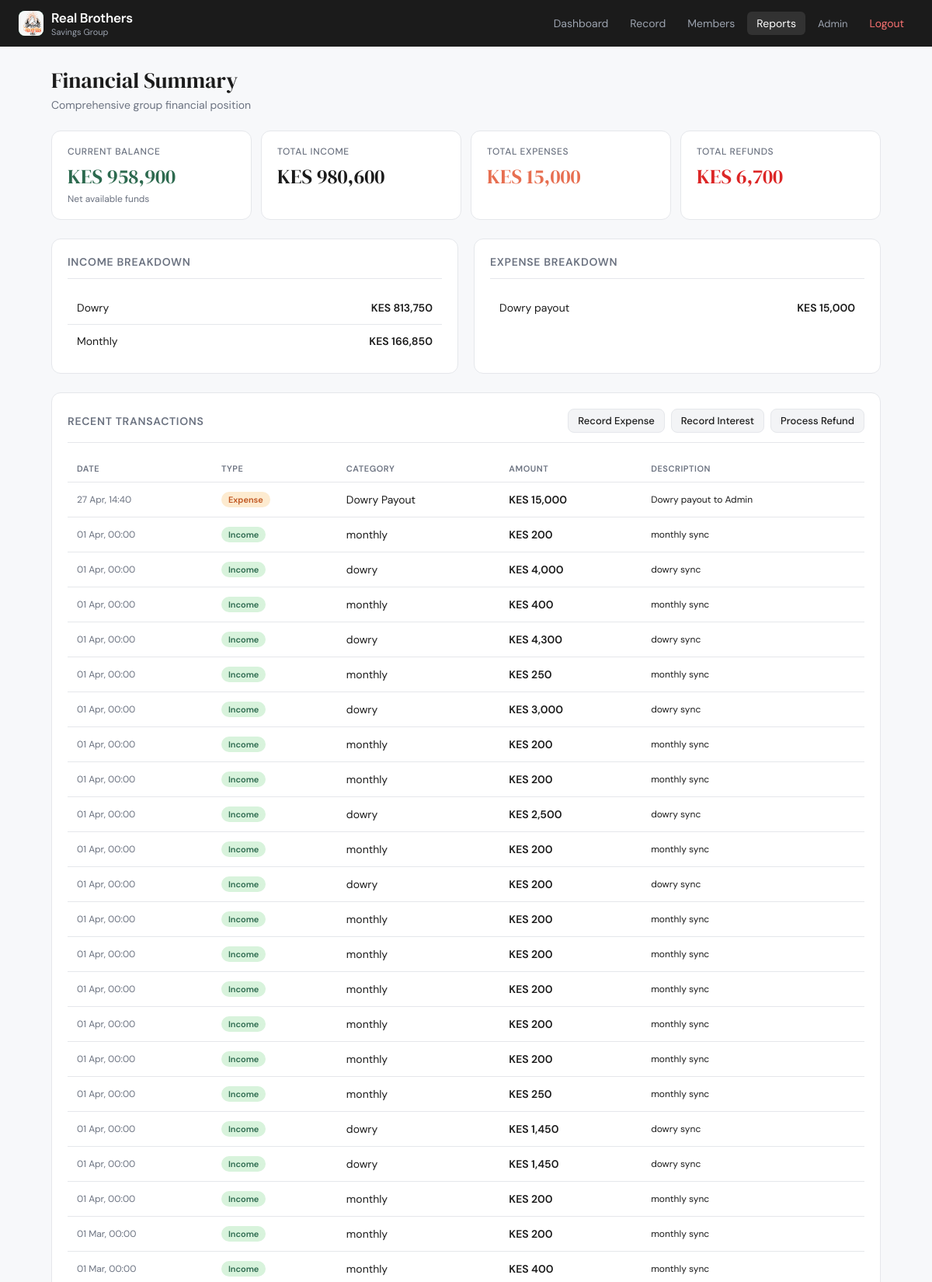
The page /admin/financials (signed in, upper part) on the database its author committed.
### app.py (models this page shows)
class Transaction(db.Model):
    __tablename__ = 'transactions'
    id = db.Column(db.Integer, primary_key=True)
    type = db.Column(db.String(20), nullable=False) # Income, Expense, Refund
    category = db.Column(db.String(50)) # monthly, dowry_payout, interest, etc.
    amount = db.Column(db.Float, nullable=False)
    description = db.Column(db.String(200))
    reference_id = db.Column(db.Integer) # ID of the specific record (Payment ID, Expense ID, etc.)
    timestamp = db.Column(db.DateTime, default=datetime.utcnow)

### app.py (the view)
@app.route('/admin/financials')
@admin_required
def reports():
    fins = get_financial_summary()
    transactions = Transaction.query.order_by(Transaction.timestamp.desc()).limit(50).all()
    return render_template('financials.html', fins=fins, transactions=transactions)

### app.py (called while the page is built)
def admin_required(f):
    @wraps(f)
    def decorated(*args, **kwargs):
        if 'user_id' not in session: return redirect(url_for('login'))
        if session.get('role') != 'admin':
            flash('Admin access required.', 'error')
            return redirect(url_for('dashboard'))
        return f(*args, **kwargs)
    return decorated

### templates/financials.html (shortened to what this page needs)
{% extends "base.html" %}
{% block content %}
<h1 class="page-title">Financial Summary</h1>
<p class="page-sub">Comprehensive group financial position</p>
<div class="stat-grid">
  <div class="stat-card">
    <div class="stat-label">Current Balance</div>
    <div class="stat-value green">KES {{ "{:,.0f}".format(fins.current_balance) }}</div>
    <div class="stat-sub">Net available funds</div>
  </div>
  <div class="stat-card">
    <div class="stat-label">Total Income</div>
    <div class="stat-value">KES {{ "{:,.0f}".format(fins.total_income) }}</div>
  </div>
  <div class="stat-card">
    <div class="stat-label">Total Expenses</div>
    <div class="stat-value amber">KES {{ "{:,.0f}".format(fins.total_expenses) }}</div>
  </div>
  <div class="stat-card">
    <div class="stat-label">Total Refunds</div>
    <div class="stat-value red" style="color:#DC2626;">KES {{ "{:,.0f}".format(fins.total_refunds) }}</div>
  </div>
</div>
<div style="display:grid; grid-template-columns: 1fr 1fr; gap:20px; margin-bottom:24px;">
  <div class="card">
    <div class="card-header"><span class="card-title">Income Breakdown</span></div>
    <table>
      {% for cat, amt in fins.income_breakdown.items() %}
      <tr><td>{{ cat|capitalize }}</td><td style="text-align:right; font-weight:600;">KES {{ "{:,.0f}".format(amt) }}</td></tr>
      {% endfor %}
    </table>
  </div>
  <div class="card">
    <div class="card-header"><span class="card-title">Expense Breakdown</span></div>
    <table>
      {% for cat, amt in fins.expense_breakdown.items() %}
      <tr><td>{{ cat|capitalize }}</td><td style="text-align:right; font-weight:600;">KES {{ "{:,.0f}".format(amt) }}</td></tr>
      {% endfor %}
    </table>
  </div>
</div>
<div class="card">
  <div class="card-header">
    <span class="card-title">Recent Transactions</span>
    <div style="display:flex; gap:8px;">
      <a href="{{ url_for('record_expense') }}" class="btn btn-secondary btn-sm">Record Expense</a>
      <a href="{{ url_for('record_interest') }}" class="btn btn-secondary btn-sm">Record Interest</a>
      <a href="{{ url_for('process_refund') }}" class="btn btn-secondary btn-sm">Process Refund</a>
    </div>
  </div>
  <div class="table-wrap">
    <table>
      <thead><tr><th>Date</th><th>Type</th><th>Category</th><th>Amount</th><th>Description</th></tr></thead>
      <tbody>
      {% for t in transactions %}
      <tr>
        <td style="font-size:12px; color:#6B7280;">{{ t.timestamp.strftime('%d %b, %H:%M') }}</td>
        <td><span class="badge {{ 'badge-green' if t.type=='Income' else 'badge-amber' if t.type=='Expense' else 'badge-red' }}">{{ t.type }}</span></td>
        <td>{{ t.category }}</td>
        <td style="font-weight:600;">KES {{ "{:,.0f}".format(t.amount) }}</td>
        <td style="font-size:12px;">{{ t.description }}</td>
      </tr>
      {% endfor %}
      </tbody>
    </table>
  </div>
</div>
{% endblock %}

### templates/base.html (style rules this page uses)
:root { --green: #2D6A4F; --green-light: #52B788; --green-pale: #D8F3DC; --amber: #E76F51; --amber-pale: #FDEBD0; --gold: #F4A261; --dark: #1B1B1B; --gray: #6B7280; --gray-light: #F3F4F6; --border: #E5E7EB; --white: #FFFFFF; --radius: 12px; --radius-sm: 8px; }
* { box-sizing: border-box; margin: 0; padding: 0; }
body { font-family: 'DM Sans', sans-serif; background: #F7F8FA; color: var(--dark); min-height: 100vh; }
h1, h2, h3 { font-family: 'DM Serif Display', serif; font-weight: 400; }
a { color: var(--green); text-decoration: none; }
.page-title { font-size: 28px; color: var(--dark); margin-bottom: 4px; }
.page-sub { color: var(--gray); font-size: 14px; margin-bottom: 24px; }
.card { background: var(--white); border-radius: var(--radius); border: 1px solid var(--border); padding: 20px; }
.card-header { display: flex; align-items: center; justify-content: space-between; margin-bottom: 16px; padding-bottom: 12px; border-bottom: 1px solid var(--border); }
.card-title { font-family: 'DM Sans', sans-serif; font-size: 14px; font-weight: 600; color: var(--gray); text-transform: uppercase; letter-spacing: 0.05em; }
.stat-grid { display: grid; grid-template-columns: repeat(auto-fit, minmax(180px, 1fr)); gap: 12px; margin-bottom: 24px; }
.stat-card { background: var(--white); border-radius: var(--radius); border: 1px solid var(--border); padding: 18px 20px; }
.stat-label { font-size: 12px; font-weight: 500; color: var(--gray); text-transform: uppercase; letter-spacing: 0.05em; margin-bottom: 6px; }
.stat-value { font-size: 26px; font-family: 'DM Serif Display', serif; color: var(--dark); }
.stat-value.green { color: var(--green); }
.stat-value.amber { color: var(--amber); }
.stat-sub { font-size: 12px; color: var(--gray); margin-top: 3px; }
.table-wrap { overflow-x: auto; }
table { width: 100%; border-collapse: collapse; font-size: 14px; }
th { font-size: 11px; font-weight: 600; color: var(--gray); text-transform: uppercase; letter-spacing: 0.05em; padding: 10px 12px; text-align: left; border-bottom: 1px solid var(--border); }
td { padding: 12px 12px; border-bottom: 1px solid var(--border); color: var(--dark); vertical-align: middle; }
tr:last-child td { border-bottom: none; }
.badge { display: inline-flex; align-items: center; gap: 4px; font-size: 11px; font-weight: 600; padding: 3px 9px; border-radius: 20px; white-space: nowrap; }
.badge-green { background: var(--green-pale); color: var(--green); }
.badge-amber { background: var(--amber-pale); color: #C05621; }
.btn { display: inline-flex; align-items: center; gap: 6px; padding: 9px 18px; border-radius: var(--radius-sm); font-size: 14px; font-weight: 500; cursor: pointer; transition: all 0.15s; border: none; font-family: 'DM Sans', sans-serif; }
.btn-secondary { background: var(--gray-light); color: var(--dark); border: 1px solid var(--border); }
.btn-sm { padding: 6px 12px; font-size: 13px; }

### rows shown on the page
Transaction: timestamp "27 Apr, 14:40", type "Expense", category "Dowry Payout", amount "15,000", description "Dowry payout to Admin"
Transaction: timestamp "01 Apr, 00:00", type "Income", category "monthly", amount "200", description "monthly sync"
Transaction: timestamp "01 Apr, 00:00", type "Income", category "dowry", amount "4,000", description "dowry sync"
Transaction: timestamp "01 Apr, 00:00", type "Income", category "monthly", amount "400", description "monthly sync"
Transaction: timestamp "01 Apr, 00:00", type "Income", category "dowry", amount "4,300", description "dowry sync"
Transaction: timestamp "01 Apr, 00:00", type "Income", category "monthly", amount "250", description "monthly sync"
Transaction: timestamp "01 Apr, 00:00", type "Income", category "dowry", amount "3,000", description "dowry sync"
Transaction: timestamp "01 Apr, 00:00", type "Income", category "monthly", amount "200", description "monthly sync"
Transaction: timestamp "01 Apr, 00:00", type "Income", category "monthly", amount "200", description "monthly sync"
Transaction: timestamp "01 Apr, 00:00", type "Income", category "dowry", amount "2,500", description "dowry sync"
Transaction: timestamp "01 Apr, 00:00", type "Income", category "monthly", amount "200", description "monthly sync"
Transaction: timestamp "01 Apr, 00:00", type "Income", category "dowry", amount "200", description "dowry sync"
Transaction: timestamp "01 Apr, 00:00", type "Income", category "monthly", amount "200", description "monthly sync"
Transaction: timestamp "01 Apr, 00:00", type "Income", category "monthly", amount "200", description "monthly sync"
Transaction: timestamp "01 Apr, 00:00", type "Income", category "monthly", amount "200", description "monthly sync"
Transaction: timestamp "01 Apr, 00:00", type "Income", category "monthly", amount "200", description "monthly sync"
Transaction: timestamp "01 Apr, 00:00", type "Income", category "monthly", amount "200", description "monthly sync"
Transaction: timestamp "01 Apr, 00:00", type "Income", category "monthly", amount "250", description "monthly sync"
Transaction: timestamp "01 Apr, 00:00", type "Income", category "dowry", amount "1,450", description "dowry sync"
Transaction: timestamp "01 Apr, 00:00", type "Income", category "dowry", amount "1,450", description "dowry sync"
Transaction: timestamp "01 Apr, 00:00", type "Income", category "monthly", amount "200", description "monthly sync"
Transaction: timestamp "01 Mar, 00:00", type "Income", category "monthly", amount "200", description "monthly sync"
Transaction: timestamp "01 Mar, 00:00", type "Income", category "monthly", amount "400", description "monthly sync"

### other values the page prints
{{ session.name }} "Admin"
{{ "{:,.0f}".format(fins.current_balance) }} "958,900"
{{ "{:,.0f}".format(fins.total_income) }} "980,600"
{{ "{:,.0f}".format(fins.total_expenses) }} "15,000"
{{ "{:,.0f}".format(fins.total_refunds) }} "6,700"
{{ cat|capitalize }} "Dowry" "Monthly"
{{ "{:,.0f}".format(amt) }} "813,750" "166,850"
{{ cat|capitalize }} "Dowry payout"
{{ "{:,.0f}".format(amt) }} "15,000"
